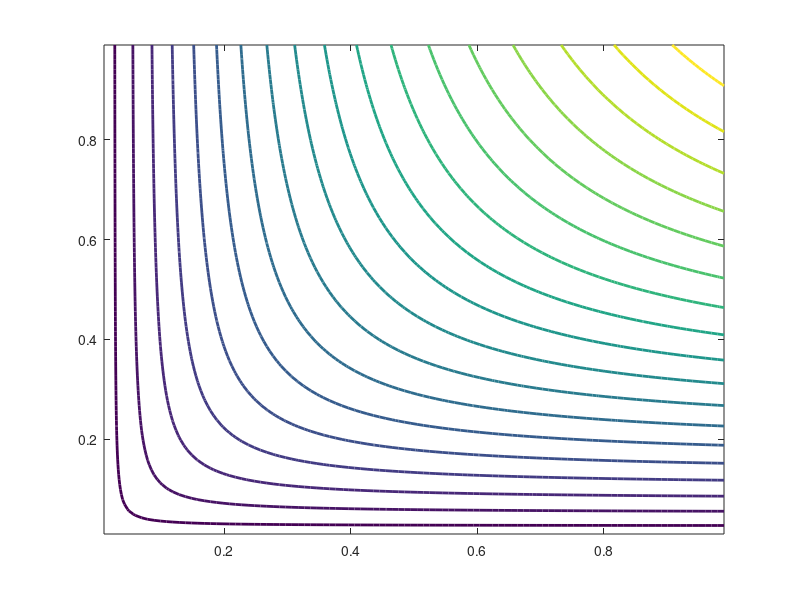
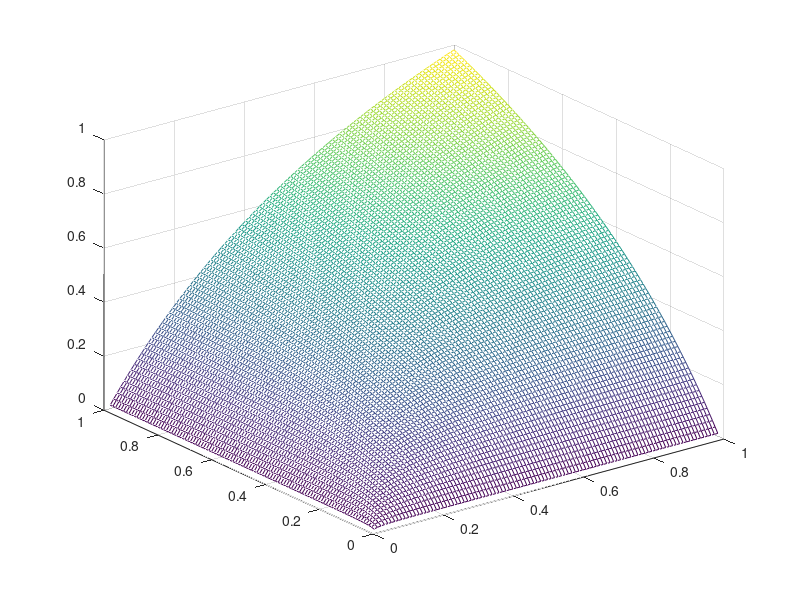
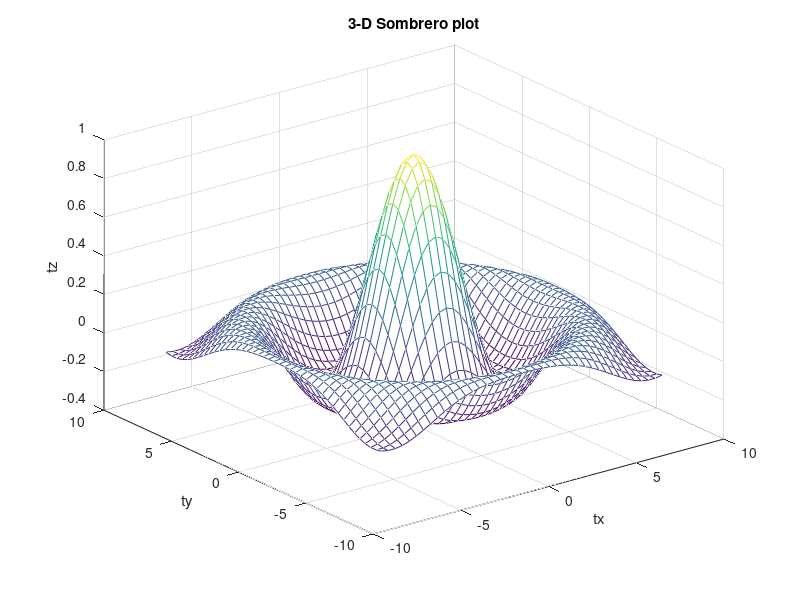
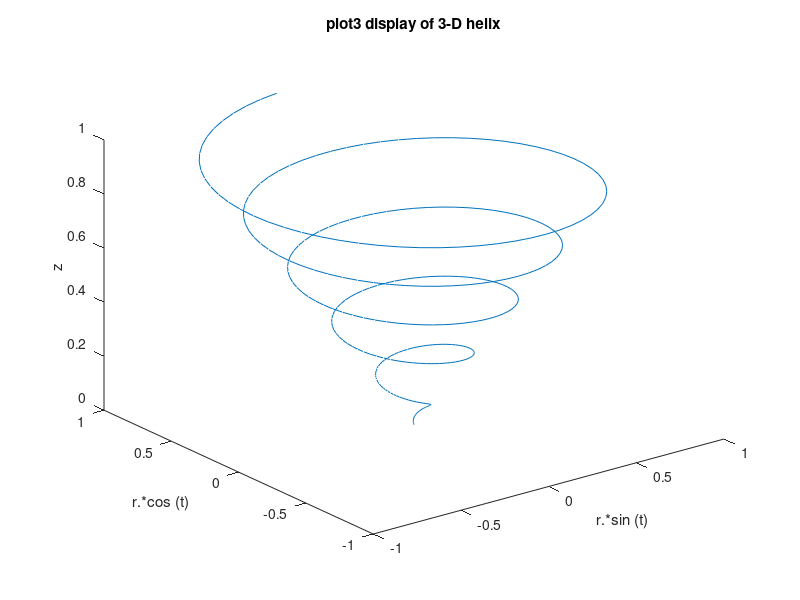

These figures' MATLAB source, in order:
function plot_F1_score()

  x = linspace(0.01, 0.99, 100);
  y = linspace(0.01, 0.99, 100);
  z = zeros(length(x), length(y));
  for i = 1:length(x)
    for j = 1:length(y)
      z(i,j) = 2*x(i)*y(j)/(x(i) + y(j));
    end
  end

  figure;
  contour ( x, y, z, linspace(0, 1.0, 20), 'LineWidth', 2);

  figure;
  mesh ( x, y, z);


  figure;
  tx = ty = linspace (-8, 8, 41)';
  [xx, yy] = meshgrid (tx, ty);
  r = sqrt (xx .^ 2 + yy .^ 2) + eps;
  tz = sin (r) ./ r;
  mesh (tx, ty, tz);
  xlabel ("tx");
  ylabel ("ty");
  zlabel ("tz");
  title ("3-D Sombrero plot");

  figure;
  t = 0:0.1:10*pi;
  r = linspace (0, 1, numel (t));
  z = linspace (0, 1, numel (t));
  plot3 (r.*sin (t), r.*cos (t), z);
  xlabel ("r.*sin (t)");
  ylabel ("r.*cos (t)");
  zlabel ("z");
  title ("plot3 display of 3-D helix");
  
  pause;
  return;
  
end
